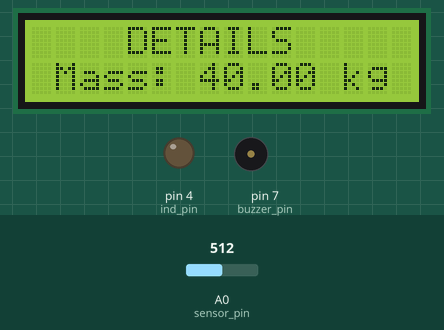
Simulated run of this sketch. Board: Arduino Uno, built with avr-gcc and run on an emulated ATmega328P. Shown: 16×2 character LCD, output pins drawn as LEDs (lit = HIGH), buzzer (waves = sounding, pin HIGH). Dashed ring = blinking. The inputs (shaded band) are chosen by the test bench; at power-on: A0 (sensor_pin) = 512. What the sketch prints to the serial monitor is not drawn.

Above: at 2.2 s.
2.3 s: A0 (sensor_pin) set to 1010
At 3.3 s:
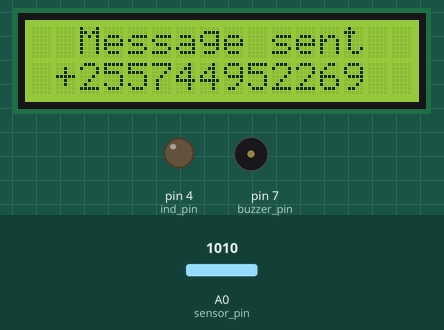
5.3 s: A0 (sensor_pin) set to 1023
At 5.87 s:
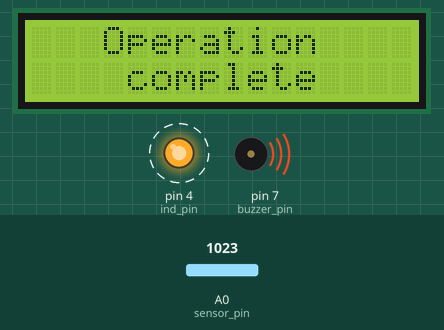
7.4 s: A0 (sensor_pin) set to 900
At 8.8 s:
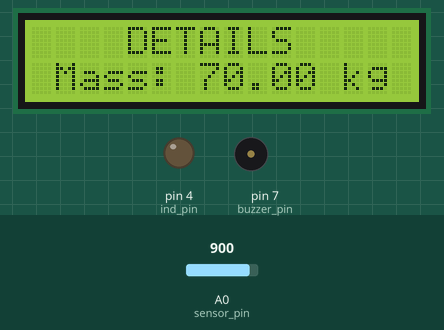
Timing chart, 0 to 10.4 s (numbered marks = the images above; inputs shaded):
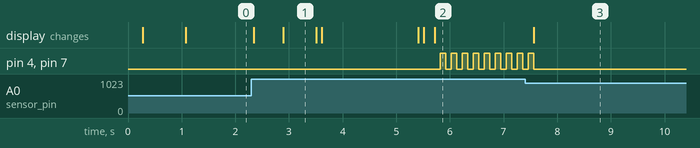

The sketch:

simulation_codes.ino
```cpp
#include "Functions.h"

void setup() {
  pin_config();
  Serial.begin(9600);
  lcd.begin(16, 2);

  initializing();
}

void loop() {
  operation();
}
```

Communication.h
```cpp
void flash_buffer() {
  while (Serial.available()) {
    Serial.write(Serial.read());
    delay(10);
  }
}

void initialize_sms() {
  Serial.println("AT+CMGF=1"); // Initialize sms mode
  delay(100);
  flash_buffer();
  Serial.println("AT+CNMI=2,2,0,0,0"); // Read sms directly
  delay(100);
  flash_buffer();
}

void send_sms(String phone, String message) {
  Serial.println("AT+CMGS=\"" + phone + "\"");
  delay(100);
  flash_buffer();
  Serial.println(message);
  Serial.println(char(26));
  delay(300);
  flash_buffer();
}

void make_call(String phone){
  Serial.println("ATD" + phone );
  delay(100);
  flash_buffer();
}
```

Declaration.h
```cpp
// Definition pins connections
const uint8_t buzzer_pin = 7, ind_pin = 4, sensor_pin = A0;

void pin_config(){
  pinMode(buzzer_pin, OUTPUT);
  pinMode(sensor_pin, INPUT);
  pinMode(ind_pin, OUTPUT);
}

// Other usefull variable and constants
float weight, respond;
boolean no_alert = true;
String alert_msg = " INFO: \n System is about to compelete";
String phone01 = "+255744952269", phone02 = "+255612962269";
```

Display.h
```cpp
#include <LiquidCrystal.h>
const int rs=13, en=12, d4=11, d5=10, d6=9, d7=8;
LiquidCrystal lcd(rs, en, d4, d5, d6, d7);

String cut_string(String str, int col) {
  return str.substring(0, col);
}

void lcd_print(String str0, String str1) {
  const uint8_t columns = 16;
  if (str0.length() > columns) str0 = cut_string(str0, columns);
  if (str1.length() > columns) str1 = cut_string(str1, columns);

  uint8_t pre_space0 = (columns - str0.length()) / 2,
          pre_space1 = (columns - str1.length()) / 2;

  lcd.clear();
  lcd.setCursor(pre_space0, 0); lcd.print(str0);
  lcd.setCursor(pre_space1, 1); lcd.print(str1);
  delay(100);
}
```

Functions.h
```cpp
#include "Display.h"
#include "Declaration.h"
#include "Communication.h"

void initializing(){
  Serial.println("System initializing...");
  lcd_print("Welcome", ""); delay(100);
  lcd_print("System", "Initializing..."); delay(500);
  initialize_sms();
  Serial.println("DONE");
  Serial.println();
}

float measure_weight(){
  weight = analogRead(sensor_pin);
  return map(weight, 0, 1023, 0, 80);
}

void alert(String _type){
  if(_type == "call"){
    Serial.println("System is full Now, making call alert to number " + phone01);
    lcd_print("Calling...", phone01);
    make_call(phone01);
    Serial.println("Calling...");

    unsigned long initial_time = millis();
    while(true){
      respond = false;
      lcd_print("Operation", "complete");

      digitalWrite(ind_pin, HIGH);
      digitalWrite(buzzer_pin, HIGH);
      delay(100);
      digitalWrite(ind_pin, LOW);
      digitalWrite(buzzer_pin, LOW);

      if(millis() - initial_time > 5000) break;
      if(measure_weight() < 80){
        Serial.println();
        Serial.println("System detect new weight");
        respond = true;
        break;
      }
    }

    if(respond) return;

    Serial.println("After long delay with no response, making call alert to number " + phone02);
    lcd_print("Calling...", phone02);
    make_call(phone02);
    Serial.println("Calling...");
    delay(100);
    Serial.println();

    while(true){
      lcd_print("","");
      if(measure_weight() > 0 && measure_weight() < 80){
        Serial.println("System detect new weight to measure");
        no_alert = true;
        break;
      }
    }

  }else if(_type == "message"){
    Serial.println("System is about to complete sending sms alert to " + phone01 + " and " + phone02);
    send_sms(phone01, alert_msg);
    lcd_print("Message sent", phone01);
    delay(100);
    send_sms(phone02, alert_msg);
    lcd_print("Message sent", phone02);
  }
}

void operation(){
  weight = measure_weight();
  lcd_print("DETAILS ", "Mass: " + String(weight) + " kg");

  if(weight > 60 && weight < 80){
    if(no_alert){
      alert("message");
      no_alert = false;
    }
  }else if(weight >= 80){
    alert("call");
  }
}
```

Measured:
- the behaviour switches between 1022 and 1023 on A0 (sensor_pin) (found by bisection; images 1 and 2)
- after the input at 2.3 s, the display: first changes after 0.05 s (image 1 shows a later state)
- after the input at 5.3 s, pin 4 (ind_pin), pin 7 (buzzer_pin): alternates HIGH for 0.10 s and LOW for 0.10 s, starting after 0.52 s; the display: first changes after 0.11 s (image 2 shows a later state)
- after the input at 7.4 s, pin 4 (ind_pin), pin 7 (buzzer_pin): goes on until 7.6 s, then stays LOW; the display: changes after 0.17 s (image 3)
- what the display in image 1 shows lasts 0.6 s, from 2.9 s to 3.5 s
